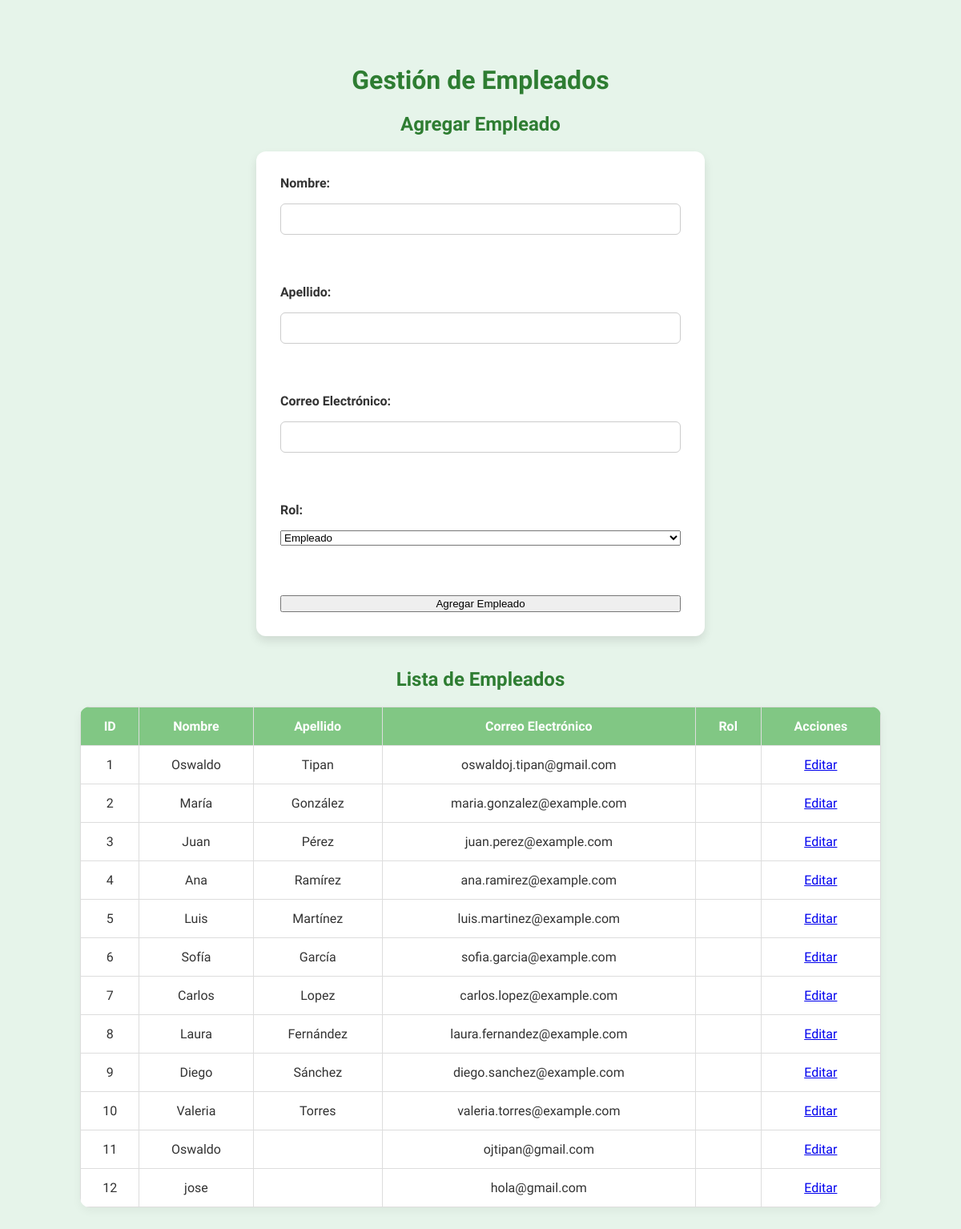
The page /pages/editUser.php on the database its author committed.
### tables this page shows
CREATE TABLE `user` (
  `idUser` int(11) NOT NULL,
  `firstName` varchar(50) DEFAULT NULL,
  `lastName` varchar(50) DEFAULT NULL,
  `email` varchar(100) DEFAULT NULL,
  `password` varchar(255) DEFAULT NULL
);

### pages/editUser.php (the view, shortened to what this page needs)
<?php
include_once "../server/conexion.php";
$sql = "SELECT * FROM `user`";
$result = $conn->query($sql);
$editUser = isset($_GET['idUser']) ? $_GET['idUser'] : null;
?>
<!DOCTYPE html>
<html lang="es">
<head>
    <link rel="stylesheet" href="../assests/css/editUserStyle.css">
</head>
<body>
    <div class="container">
    <h1>Gestión de Empleados</h1>
    <h2><?php echo $editUser ? 'Editar' : 'Agregar'; ?> Empleado</h2>
    <form id="employeeForm" method="POST" action="../server/<?php echo $editUser ? 'updateUser.php' : 'addUser.php'; ?>">
        <label for="firstName">Nombre:</label>
        <input type="text" id="firstName" name="firstName" value="<?php echo $editUser ? $userData['firstName'] : ''; ?>" required><br><br>
        <label for="lastName">Apellido:</label>
        <input type="text" id="lastName" name="lastName" value="<?php echo $editUser ? $userData['lastName'] : ''; ?>" required><br><br>
        <label for="email">Correo Electrónico:</label>
        <input type="email" id="email" name="email" value="<?php echo $editUser ? $userData['email'] : ''; ?>" required><br><br>
        <label for="role">Rol:</label>
        <select id="role" name="role" required>
            <option value="Empleado" <?php echo $editUser && $userData['role'] == 'Empleado' ? 'selected' : ''; ?>>Empleado</option>
        </select><br><br>
        <button type="submit"><?php echo $editUser ? 'Actualizar' : 'Agregar'; ?> Empleado</button>
    </form>
    <h2>Lista de Empleados</h2>
    <table id="employeeList">
        <thead>
            <tr>
                <th>ID</th>
                <th>Nombre</th>
                <th>Apellido</th>
                <th>Correo Electrónico</th>
                <th>Rol</th>
                <th>Acciones</th>
            </tr>
        </thead>
        <tbody>
            <?php while ($row = $result->fetch_assoc()): ?>
                <tr>
                    <td><?php echo $row['idUser']; ?></td>
                    <td><?php echo $row['firstName']; ?></td>
                    <td><?php echo $row['lastName']; ?></td>
                    <td><?php echo $row['email']; ?></td>
                    <td><?php echo $row['role']; ?></td>
                    <td>
                        <a href="editUser.php?idUser=<?php echo $row['idUser']; ?>">Editar</a>
                    </td>
                </tr>
            <?php endwhile; ?>
        </tbody>
    </table>
    </div>
</body>
</html>

### assests/css/editUserStyle.css (style rules this page uses)
body { margin: 0; padding: 0; font-family: 'Didact Gothic', sans-serif; background-color: #e6f4ea; color: #333; }
.container { max-width: 1000px; margin: 40px auto; padding: 20px; }
h1, h2 { text-align: center; color: #2e7d32; }
form#employeeForm { background-color: #fff; padding: 30px; border-radius: 12px; box-shadow: 0 6px 12px rgba(0, 0, 0, 0.1); max-width: 500px; margin: auto; margin-bottom: 40px; display: flex; flex-direction: column; gap: 12px; }
label { font-weight: bold; margin-bottom: 4px; }
input[type="text"], input[type="email"] { padding: 10px; border: 1px solid #ccc; border-radius: 6px; font-size: 15px; }
#employeeList { width: 100%; border-collapse: collapse; background-color: #fff; box-shadow: 0 4px 12px rgba(0, 0, 0, 0.05); border-radius: 12px; overflow: hidden; }
#employeeList th, #employeeList td { padding: 14px; border: 1px solid #ddd; text-align: center; }
#employeeList th { background-color: #81c784; color: white; }

### rows shown on the page
user: idUser "1", firstName "Oswaldo", lastName "Tipan", email "oswaldoj.tipan@gmail.com"
user: idUser "2", firstName "María", lastName "González", email "maria.gonzalez@example.com"
user: idUser "3", firstName "Juan", lastName "Pérez", email "juan.perez@example.com"
user: idUser "4", firstName "Ana", lastName "Ramírez", email "ana.ramirez@example.com"
user: idUser "5", firstName "Luis", lastName "Martínez", email "luis.martinez@example.com"
user: idUser "6", firstName "Sofía", lastName "García", email "sofia.garcia@example.com"
user: idUser "7", firstName "Carlos", lastName "Lopez", email "carlos.lopez@example.com"
user: idUser "8", firstName "Laura", lastName "Fernández", email "laura.fernandez@example.com"
user: idUser "9", firstName "Diego", lastName "Sánchez", email "diego.sanchez@example.com"
user: idUser "10", firstName "Valeria", lastName "Torres", email "valeria.torres@example.com"
user: idUser "11", firstName "Oswaldo", email "ojtipan@gmail.com"
user: idUser "12", firstName "jose", email "hola@gmail.com"
